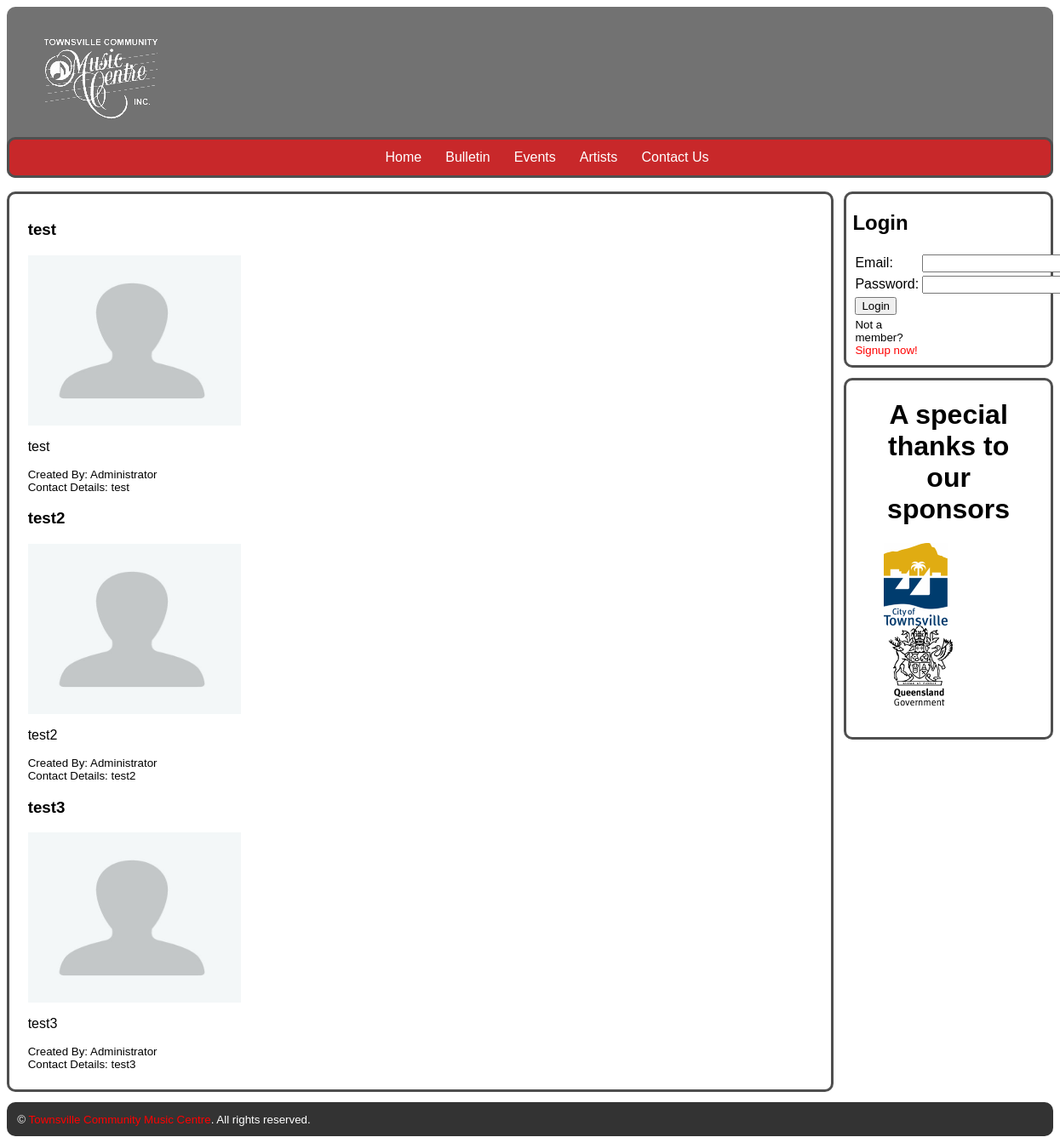
Screenshot of /bulletin.php with the database file from the repository.
### tables this page shows
CREATE TABLE "bulletin_board" (
  "id" integer NOT NULL PRIMARY KEY AUTOINCREMENT,
  "title" text NOT NULL,
  "body" text NOT NULL,
  "date_created" text NOT NULL,
  "date_expires" text NOT NULL,
  "created_by" integer NOT NULL,
  "contact_preference" text NOT NULL, "location" text NULL,
  FOREIGN KEY ("id") REFERENCES "users" ("id") ON DELETE NO ACTION ON UPDATE NO ACTION,
  FOREIGN KEY ("created_by") REFERENCES "users" ("id") ON DELETE NO ACTION ON UPDATE NO ACTION
);

CREATE TABLE "users" (
  "id" integer NULL PRIMARY KEY AUTOINCREMENT,
  "first_name" text NULL,
  "last_name" text NULL,
  "email" text NULL,
  "address" text NULL,
  "phone_day" integer NULL,
  "phone_after_hours" integer NULL,
  "mobile" integer NULL,
  "password" text NULL,
  "membership_type" integer NULL DEFAULT '0'
);

### bulletin.php (the view, shortened to what this page needs)
<?php
	include("dbconnect.php");
?>
<!DOCTYPE html PUBLIC "-//W3C//DTD XHTML 1.0 Transitional//EN" "http://www.w3.org/TR/xhtml1/DTD/xhtml1-transitional.dtd">
<html xmlns="http://www.w3.org/1999/xhtml">
	<?php include("inc/header.php"); ?>
	<body>
    	<div id="main-wrapper">
            <?php include("inc/navigation.php"); ?>
          <section id="main-content">
          	<article>
                    <div>
                        <?php
							$sql = "SELECT * FROM bulletin_board";
							$currentDate = date("d.m.Y");
							$currentDate = new DateTime($currentDate);
							foreach($dbh->query($sql) as $row) {
								$dbExpiryDate = new DateTime($row['date_expires']);
								if($currentDate <= $dbExpiryDate) {
									$query = $dbh->query("SELECT first_name, last_name FROM users WHERE id='$row[created_by]'");
									$result = $query->fetch(PDO::FETCH_ASSOC);
									echo '<h1>' . $row["title"] . '</h1>';
									echo "<div><img width='250px' height='200px' src='" . $row['location'] . "'></div>";
									echo '<p>' . $row['body'] . '</p>';
									echo '<small>Created By: ' . $result['first_name'] . ' ' . $result['last_name'] . '</small><br />';
									echo '<small>Contact Details: ' . $row['contact_preference'] . '</small>';
								} else {
									$remove = "DELETE FROM bulletin_board WHERE id = '$row[id]'";
									if($dbh->exec($remove)) {
									}
								}
							}
						?>
                    </div>
                </article>
          </section>
          <aside>
              <div class="side-box">
                	<?php
						function displayLogin() {
							if (!$_SESSION['id']) {
								echo "<table><form action='bulletin.php' method='post'><tr>"
								."<h1>Login</h1>"
								."<td>Email:</td><td><input type='text' name='email'></td></tr>"
								."<tr><td>Password:</td><td><input type='password' name='password'></td></tr>"
								."<tr><td><input type='submit' value='Login' name='login'></td></tr>"
								."<tr><td><small>Not a member?<a href='register.php'>Signup now!</a></small></td></tr>"
								."</form></table>";
							}
						}
						displayLogin();
					?>
            </div>
          </aside>
          <div class="sidebox_sponsor">
          <h1 id="sponsortitle">
          	A special thanks to our sponsors
          </h1>
                <img src="TCCcolour150193 Small.gif" id="sponosr1"/>
                <img src="QG Small.gif" id="sponosr2"/>
          </div>
          	<?php include("inc/footer.php"); ?>
        </div>
	</body>
</html>

### css/style.css (style rules this page uses)
* { -webkit-box-sizing: border-box; -moz-box-sizing: border-box; box-sizing: border-box; font-family:"Arial"; }
body a:link { color: #F00; }
#main-wrapper { width: 100%; margin: 0 auto; }
.primary ul li a, a:link { text-decoration: none; color: #FFFFFF; }
#main-content { width: 79%; padding: 1% 1% 1% 1%; color: #000000; margin-bottom: 1%; float: left; border-style:solid; border-color:#4F4F4F; border-radius:10px 10px 10px 10px; -moz-border-raidus: 10px 10px 10px 10px; -webkit-border-raidus: 10px 10px 10px 10px; }
aside { width: 20%; float: right; border-style:solid; border-color:#4F4F4F; border-radius:10px 10px 10px 10px; -moz-border-raidus: 10px 10px 10px 10px; -webkit-border-raidus: 10px 10px 10px 10px; }
.side-box { padding: 0% 3% 3% 3%; border-radius: 5%; font-family:"Arial"; }
footer a, a:link { text-decoration: none; color: #FFFFFF; }
article { margin:1% 1% 1% 1%; }
.sidebox_sponsor { width: 20%; float: right; border-style:solid; border-color:#4F4F4F; border-radius:10px; margin-top:1%; padding: 0% 3% 3% 3%; font-family:"Arial"; }
#sponsortitle { text-align:center; }
#sponosr1 { margin-left:4%; }
#sponosr2 { margin-left:8%; }

### rows the page displays
bulletin_board: title "test", location (placeholder picture), body "test", created_by.first_name "Administrator", contact_preference "test"
bulletin_board: title "test2", location (placeholder picture), body "test2", created_by.first_name "Administrator", contact_preference "test2"
bulletin_board: title "test3", location (placeholder picture), body "test3", created_by.first_name "Administrator", contact_preference "test3"
